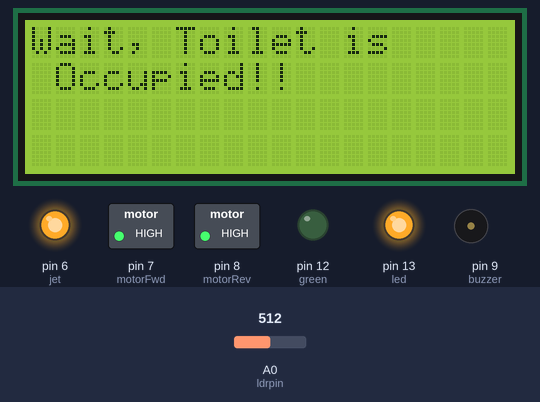
Recording of a sketch running on a simulated Arduino Uno, built with avr-gcc and run on an emulated ATmega328P. Parts: 20×4 character LCD, switched loads named in the sketch (green lamp = pin HIGH), output pins drawn as LEDs (lit = HIGH), buzzer (waves = sounding, pin HIGH). The test bench sets the inputs (shaded band); at power-on: A0 (ldrpin) = 512. What the sketch prints to the serial monitor is not drawn.

Above: at 1.2 s.
1.3 s: A0 (ldrpin) set to 610
At 2.5 s:
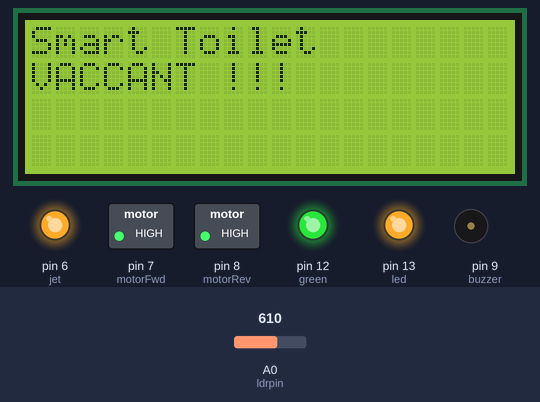
3.3 s: A0 (ldrpin) set to 590
At 4.5 s:
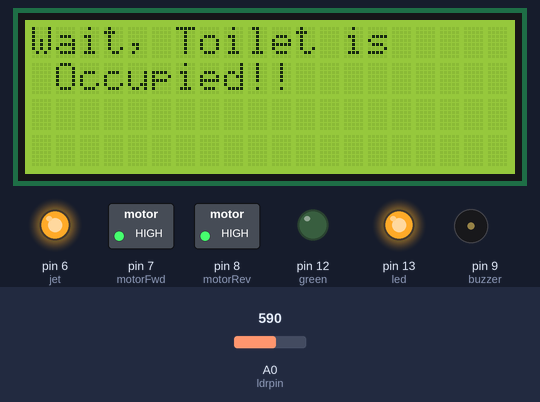
5.6 s: A0 (ldrpin) set to 607
At 7.3 s:
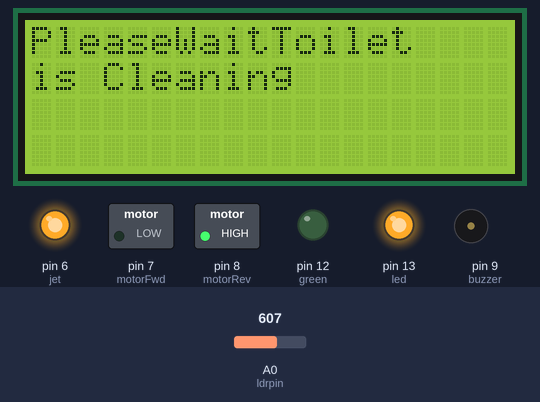
Timing chart, 0 to 28.4 s (numbered marks = the images above; inputs shaded):
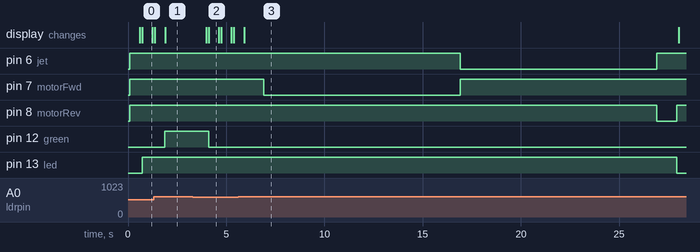

The sketch:

testing_toilet_buzzer.ino
```cpp
#include<LiquidCrystal_I2C.h>
#include<Wire.h>
#include<Servo.h>
Servo myservo;
int buzzer = 9;
int button = 10;
int prevbuttonstate = 0;
LiquidCrystal_I2C lcd(0x27,20,4);
int ldrpin = A0;
int led = 13;
int green = 12;
int motorFwd = 7;
int motorRev = 8;
int jet = 6;
int limiting = 600;
int value;
int ldrstate;
void setup() {
  Serial.begin(9600);
   lcd.init();
    lcd.backlight();
    lcd.clear();
      lcd.print("Smart Toilet");
    lcd.setCursor(0,1);
   lcd.print("Indian Railways");
  pinMode(led, OUTPUT);
  pinMode(green, OUTPUT);
  pinMode(motorFwd, OUTPUT);
  pinMode(motorRev, OUTPUT);
  pinMode(jet , OUTPUT);
  digitalWrite(jet , HIGH);
  digitalWrite(motorFwd, HIGH);
  digitalWrite(motorRev, HIGH);
  digitalWrite(ldrstate, LOW);
  pinMode(buzzer, OUTPUT);
  digitalWrite(buzzer, LOW);
  pinMode(button, INPUT_PULLUP);
  //myservo.attach(9);
}

void loop() {


  Serial.println("");
  Serial.print("value  of LDR last =");
  Serial.print(value);

 value = analogRead(ldrpin);

  Serial.println("");
  Serial.print("value  of LDR =");
  Serial.print(value);
  delay(500);
  lcd.clear();
  lcd.setCursor(0,0);
if(value > limiting)
{ digitalWrite(green, HIGH);
  lcd.clear();
      lcd.print("Smart Toilet");
    lcd.setCursor(0,1);
   lcd.print("VACCANT !!!");
  }


if (value < limiting)
{value = analogRead(ldrpin);

if(value >= limiting)
{if(ldrstate = HIGH)
{


lcd.setCursor(0,0);
lcd.print("PleaseWaitToilet");
lcd.setCursor(0,1);
lcd.print("is Cleaning ");

delay(500);
myservo.write(180);
delay(500);

digitalWrite(motorFwd, LOW);
delay(10000);
digitalWrite(motorFwd, HIGH);
digitalWrite(jet, LOW);
delay(10000);
digitalWrite(jet, HIGH);
digitalWrite(motorRev, LOW);
delay(1000);
digitalWrite(motorRev, HIGH);
digitalWrite(led, LOW);
myservo.write(0);
 delay(100);
 lcd.clear();
 lcd.setCursor(0,0);
lcd.print("Toilet is Ready ");
lcd.setCursor(0,1);
lcd.print("to USE");
delay(1000);
}
value = 100;
ldrstate = LOW;

}
else
  { Serial.println("");
  Serial.print("Wait, Toilet is occupied");
  value = analogRead(ldrpin);
    delay(100);
    lcd.clear();
    lcd.setCursor(0,0);
lcd.print("Wait, Toilet is ");
lcd.setCursor(0,1);
lcd.print(" Occupied!!");
digitalWrite(led, HIGH);
digitalWrite(green, LOW);
Serial.println();
Serial.print("Value =");
Serial.print(value);
  }
}


}
```

Measured:
- the behaviour switches between 599 and 600 on A0 (ldrpin) (found by bisection; images 2 and 3)
- after the input at 1.3 s, pin 12 (green): LOW → HIGH after 0.57 s; the display: first differs from a run without the input after 0.59 s (image 1)
- after the input at 3.3 s, pin 12 (green): HIGH → LOW after 0.81 s; the display: first changes after 0.69 s (image 2 shows a later state)
- after the input at 5.6 s, pin 6 (jet): HIGH → LOW after 11.3 s, → HIGH 10.0 s later; pin 7 (motorFwd): HIGH → LOW after 1.3 s, → HIGH 10.0 s later; pin 8 (motorRev): HIGH → LOW after 21.3 s, → HIGH 1.0 s later; pin 13 (led): HIGH → LOW after 22.3 s; the display: changes after 0.32 s (image 3)
- what the display in image 0 shows lasts 0.5 s, from 0.7 s to 1.2 s
